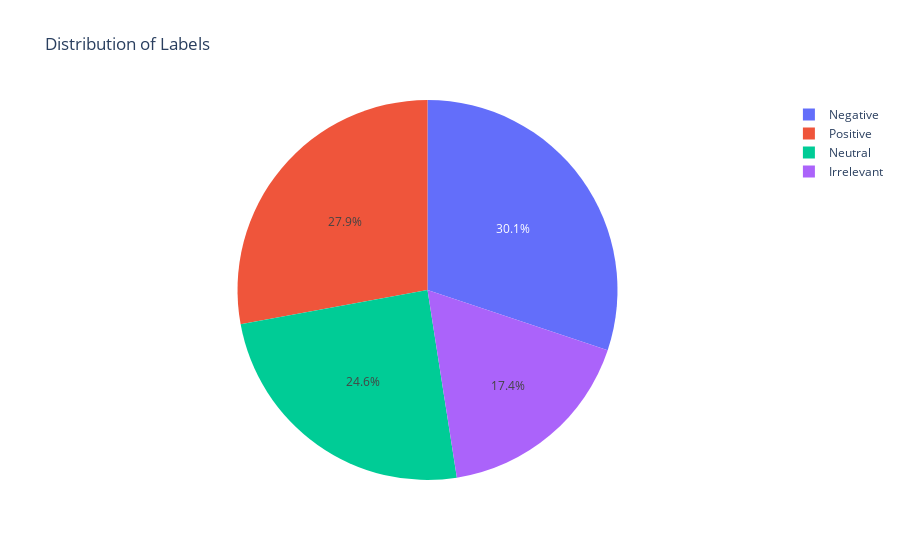

Source (notebook cell):
### Code cell
#EDA
# Balance in  category feature "Label"
conteo = df['Label'].value_counts()
fig = px.pie(names=conteo.index, values=conteo.values, title='Distribution of Labels')
fig.show()

### Figure 1 — Plotly figure (JSON) as saved in the notebook; plotly's stock layout.template omitted (floating-point values rounded to 4 significant figures)
{"data": [{"domain": {"x": [0, 1], "y": [0, 1]}, "hovertemplate": "label=%{label}<br>value=%{value}<extra></extra>", "labels": ["Negative", "Positive", "Neutral", "Irrelevant"], "legendgroup": "", "name": "", "showlegend": true, "type": "pie", "values": [22808, 21109, 18603, 13162]}], "layout": {"legend": {"tracegroupgap": 0}, "title": {"text": "Distribution of Labels"}}}
